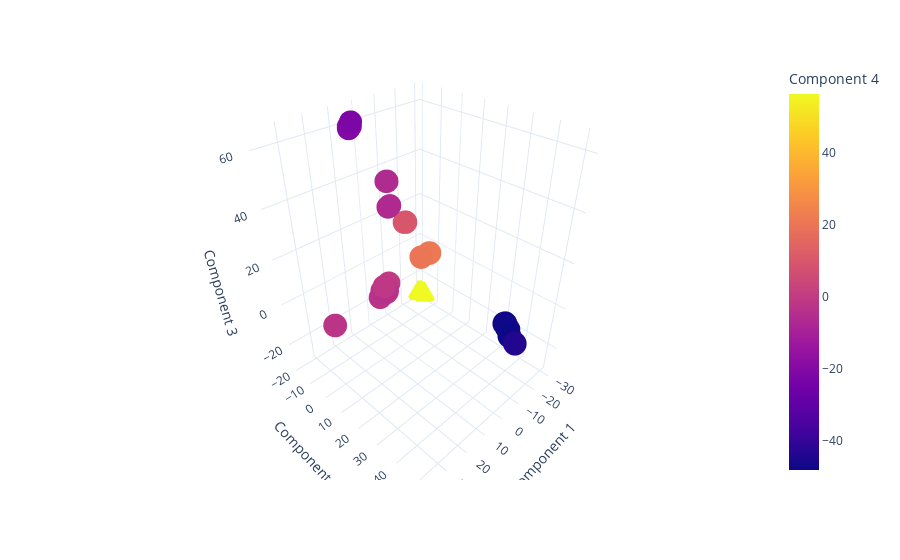

The cell this chart's notebook holds for it:
### Markdown cell above
#### Visualise the results

### Code cell
fig = px.scatter_3d(
    data_frame=reduced_df,
    x="Component 1",
    y="Component 2",
    z="Component 3",
    color="Component 4",
    hover_data=[
        "taxon_id",
        "media_id"
    ],
    template="plotly_white"
)
fig.show()

### Figure 1 — Plotly figure (JSON) as saved in the notebook; plotly's stock layout.template omitted (floating-point values rounded to 4 significant figures; data arrays with more than 128 entries replaced by an {"elided": "..."} marker saying what was removed)
{"data": [{"customdata": {"elided": "2280x2 str values"}, "hovertemplate": "Component 1=%{x}<br>Component 2=%{y}<br>Component 3=%{z}<br>taxon_id=%{customdata[0]}<br>media_id=%{customdata[1]}<br>Component 4=%{marker.color}<extra></extra>", "legendgroup": "", "marker": {"color": {"elided": "2280 float values"}, "coloraxis": "coloraxis", "symbol": "circle"}, "mode": "markers", "name": "", "scene": "scene", "showlegend": false, "type": "scatter3d", "x": {"elided": "2280 float values"}, "y": {"elided": "2280 float values"}, "z": {"elided": "2280 float values"}}], "layout": {"coloraxis": {"colorbar": {"title": {"text": "Component 4"}}, "colorscale": [[0, "#0d0887"], [0.1111, "#46039f"], [0.2222, "#7201a8"], [0.3333, "#9c179e"], [0.4444, "#bd3786"], [0.5556, "#d8576b"], [0.6667, "#ed7953"], [0.7778, "#fb9f3a"], [0.8889, "#fdca26"], [1, "#f0f921"]]}, "legend": {"tracegroupgap": 0}, "margin": {"t": 60}, "scene": {"domain": {"x": [0, 1], "y": [0, 1]}, "xaxis": {"title": {"text": "Component 1"}}, "yaxis": {"title": {"text": "Component 2"}}, "zaxis": {"title": {"text": "Component 3"}}}}}
